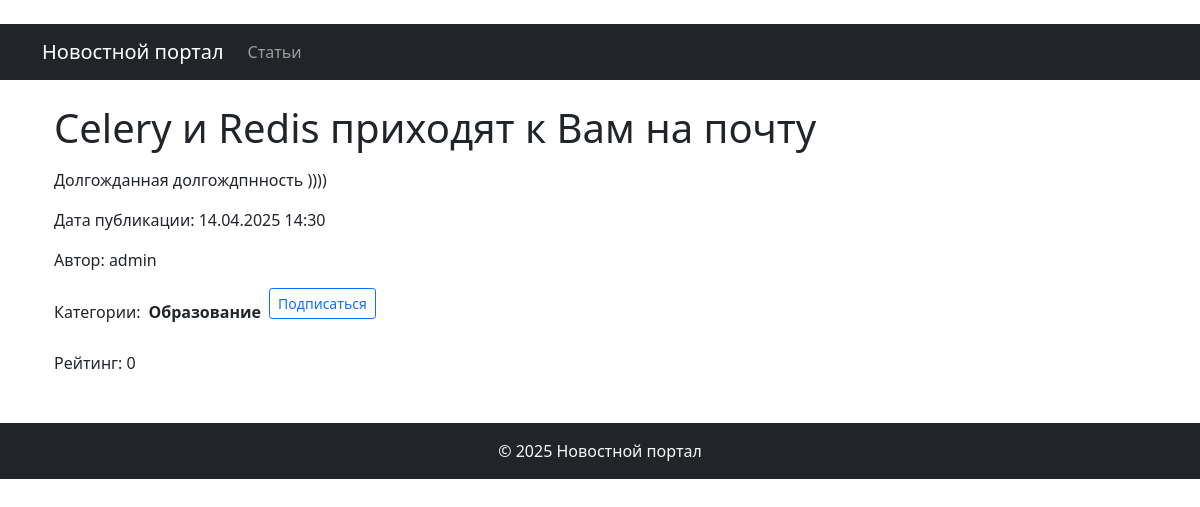
The page /news/134/ (signed in) on the database as committed earlier.
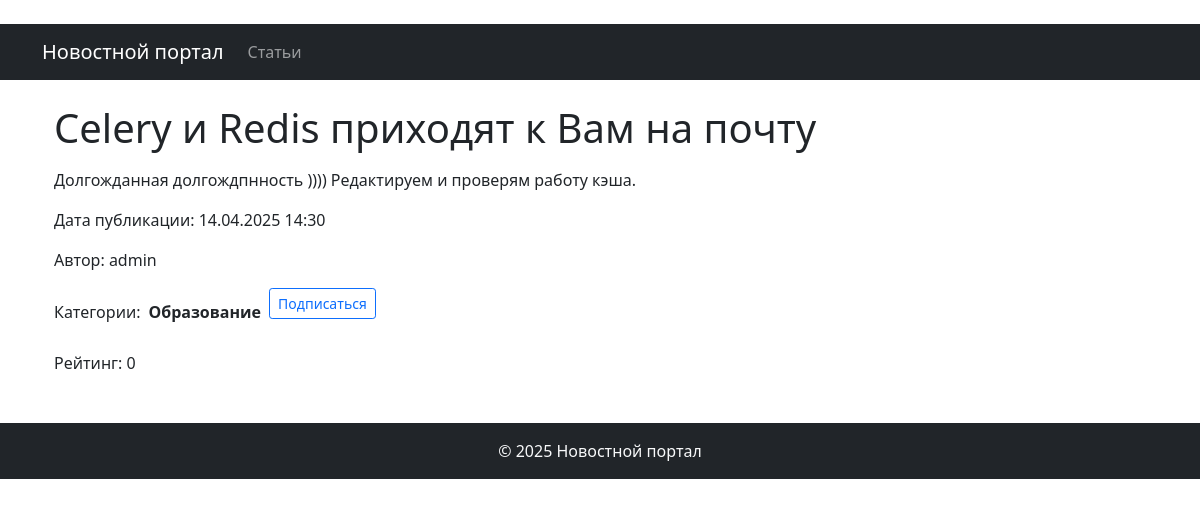
The same page on the database as committed later.
### biblio/models.py (models this page shows, shortened)
class Post(models.Model):
    NEWS = 'NW'
    ARTICLE = 'AR'
    POST_TYPES = [
        (NEWS, 'Новость'),
        (ARTICLE, 'Статья')
    ]
    author = models.ForeignKey(Author, on_delete=models.CASCADE)
    post_type = models.CharField(max_length=2, choices=POST_TYPES)
    created_at = models.DateTimeField(auto_now_add=True)
    categories = models.ManyToManyField(Category, through='PostCategory')
    title = models.CharField(max_length=255)
    text = models.TextField()
    rating = models.IntegerField(default=0)

class Author(models.Model):
    user = models.OneToOneField(User, on_delete=models.CASCADE)
    rating = models.IntegerField(default=0)

class Category(models.Model):
    name = models.CharField(max_length=255, unique=True)
    subscribers = models.ManyToManyField(User, blank = True, related_name='categories')

### biblio/views.py (the view)
# urls.py: path('news/<int:pk>/', cache_page(60*5)(NewsDetail.as_view()), name='news_detail'),
class NewsDetail(PermissionRequiredMixin, DetailView):
    model = Post
    template_name = 'news/news_detail.html'
    context_object_name = 'news'
    permission_required = ('biblio.view_post',)

### biblio/templatetags/custom_filters.py (called while the page is built)
@register.filter()
def censor (value):
    for word in censor_list:
        value = value.replace(word[1:-1], "*" * len(word[1:-1]))
    return value

### templates/news/news_detail.html (shortened to what this page needs)
﻿{% extends 'default.html' %}
{% load custom_filters %}
{% block content %}
    <div class="container mt-3">
        <div class="news-detail">
            <div class="d-flex align-items-center">
                <h1 class="mb-0 me-2">{{ news.title|censor }}</h1>
            </div>
            <div class="post-content mt-3">
                {{ news.text|censor|linebreaks }}
            </div>
            <div class="post-meta mt-3">
                <p>Дата публикации: {{ news.created_at|date:"d.m.Y H:i" }}</p>
                <p>Автор: {{ news.author.user.username }}</p>
                <div class="d-flex align-items-center flex-wrap">
                    <span class="me-2">Категории:</span>
                    {% for category in news.categories.all %}
                    <span class="d-inline-flex align-items-center me-3">
                        <strong>{{ category.name }}</strong>
                        {% if user.is_authenticated %}
                        <form action="{% url 'biblio:subscribe' category.id %}" method="post" class="ms-2">
                            <button type="submit" class="btn btn-sm {% if user in category.subscribers.all %}btn-outline-danger{% else %}btn-outline-primary{% endif %}">
                                {% if user in category.subscribers.all %}Отписаться{% else %}Подписаться{% endif %}
                            </button>
                        </form>
                        {% endif %}
                    </span>
                    {% endfor %}
                </div>
            </div>
            <div class="post-rating mt-3">
                <p>Рейтинг: {{ news.rating }}</p>
            </div>
        </div>
    </div>
{% endblock content %}

### templates/default.html (shortened to what this page needs)
﻿<!DOCTYPE html>
<html lang="ru">
<head>
    {% load cache %}
    {% cache 120 head %}
    <link href="https://cdn.jsdelivr.net/npm/bootstrap@5.1.3/dist/css/bootstrap.min.css" rel="stylesheet">
    {% endcache %}
</head>
<body>
    {% cache 120 navigation %}
    <nav class="navbar navbar-expand-lg navbar-dark bg-dark">
        <div class="container">
            <a class="navbar-brand" href="{% url 'biblio:news_list' %}">Новостной портал</a>
            <div class="collapse navbar-collapse" id="navbarNavDropdown">
                <ul class="navbar-nav">
                    <li class="nav-item">
                        <a class="nav-link" href="{% url 'biblio:articles_list' %}">Статьи</a>
                    </li>
                </ul>
            </div>
        </div>
    </nav>
    {% endcache %}
    <main class="container mt-4">
        {% block content %}{% endblock %}
    </main>
    {% cache 120 footer %}
    <footer class="bg-dark text-light mt-5 py-3">
        <div class="container text-center">
            &copy; 2025 Новостной портал
        </div>
    </footer>
    {% endcache %}
</body>
</html>

Rows that differ between the two databases and show on the page:
changed Post "Celery и Redis приходят к Вам на почту": text|censor "Долгожданная долгождпнность ))))" → "Долгожданная долгождпнность )))) Редактируем и проверям работу кэша."
